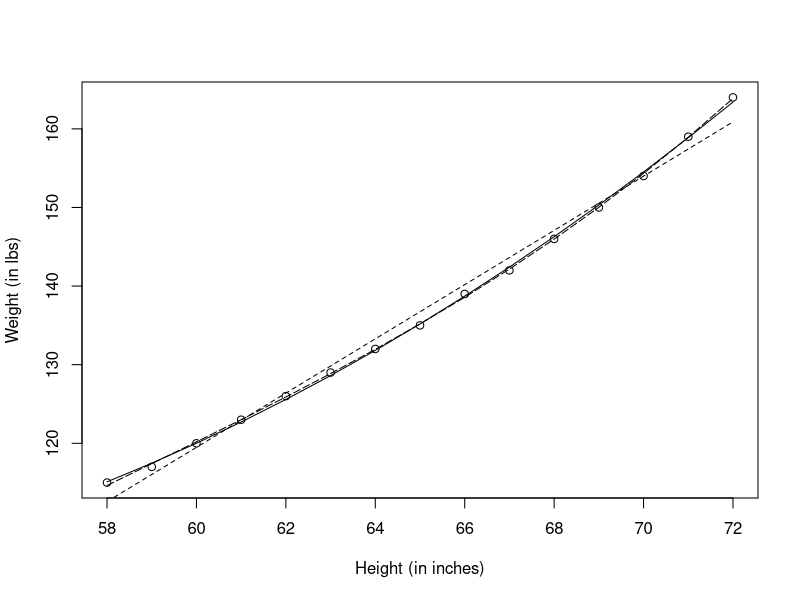
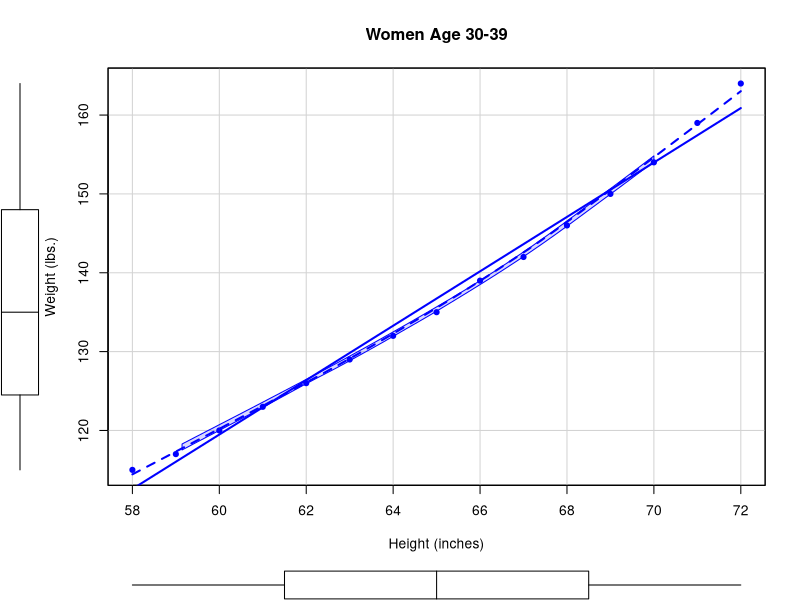
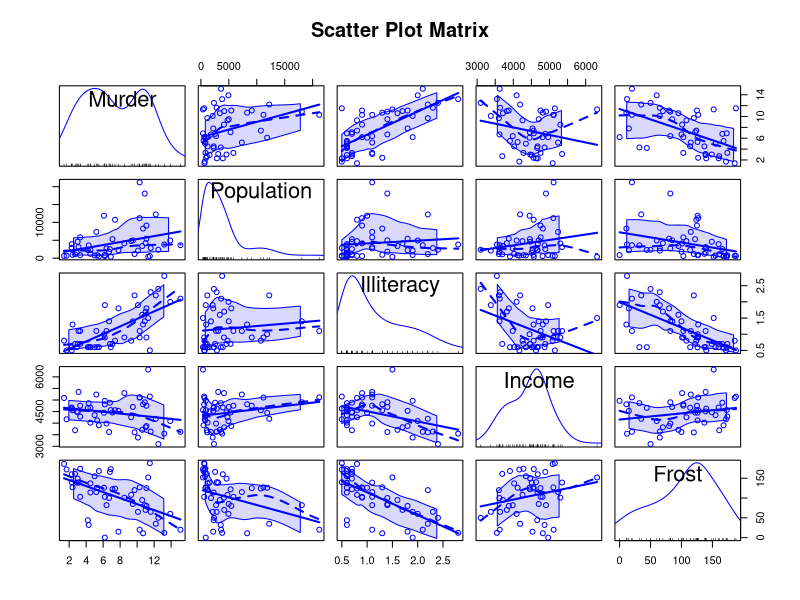
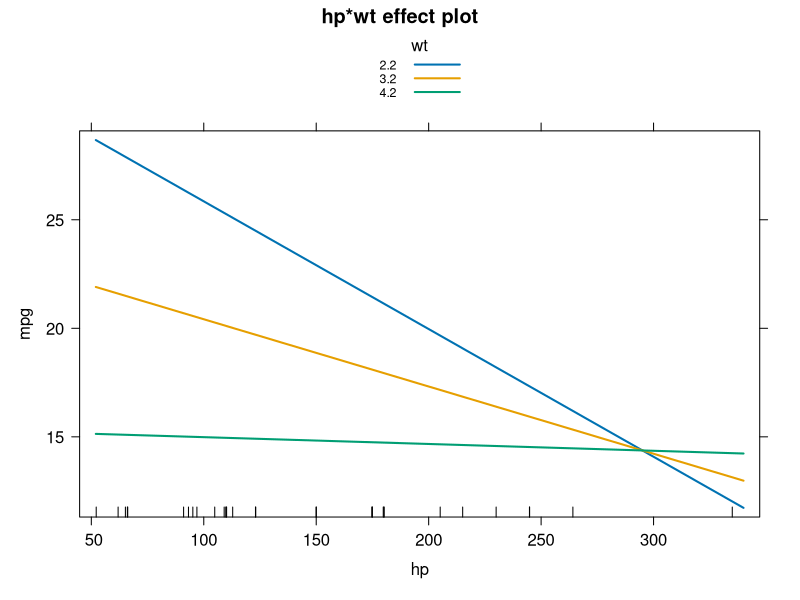

Recreate these plots in R, in order.
# 8.2
data(women)
summary(women)

fit <- lm(weight ~ height, data=women)
summary(fit)

coefficients(fit)
confint(fit)
fitted(fit)
residuals(fit)
anova(fit)
vcov(fit)
AIC(fit)
# plot(fit) # need to hit enter for each plot
predict(fit, data.frame(height=120))

fit2 <- lm(weight ~ height + I(height^2), data=women)
summary(fit2)

fit3 <- lm(weight ~ height + I(height^2) + I(height^3), data=women)
summary(fit3)

plot(women$height,women$weight, xlab="Height (in inches)", ylab="Weight (in lbs)")
lines(women$height, fitted(fit), lty=2)
lines(women$height, fitted(fit2))
lines(women$height, fitted(fit3), lty=5)

library(car)
scatterplot(weight ~ height, data=women,
            spread=FALSE, smoother.args=list(lty=2), pch=19,
            main="Women Age 30-39",
            xlab="Height (inches)",
            ylab="Weight (lbs.)")

states <- as.data.frame(
  state.x77[,c("Murder", "Population", "Illiteracy", "Income", "Frost")])
cor(states)
scatterplotMatrix(states, spread=FALSE, smoother.args=list(lty=2),
                  main="Scatter Plot Matrix")

fit <- lm(Murder ~ Population + Illiteracy + Income + Frost, data=states)
summary(fit)

library(car)
fit <- lm(mpg ~ hp + wt + hp:wt, data=mtcars)
summary(fit)

library(effects)
plot(effect("hp:wt", fit,, list(wt=c(2.2,3.2,4.2))), multiline=TRUE)
